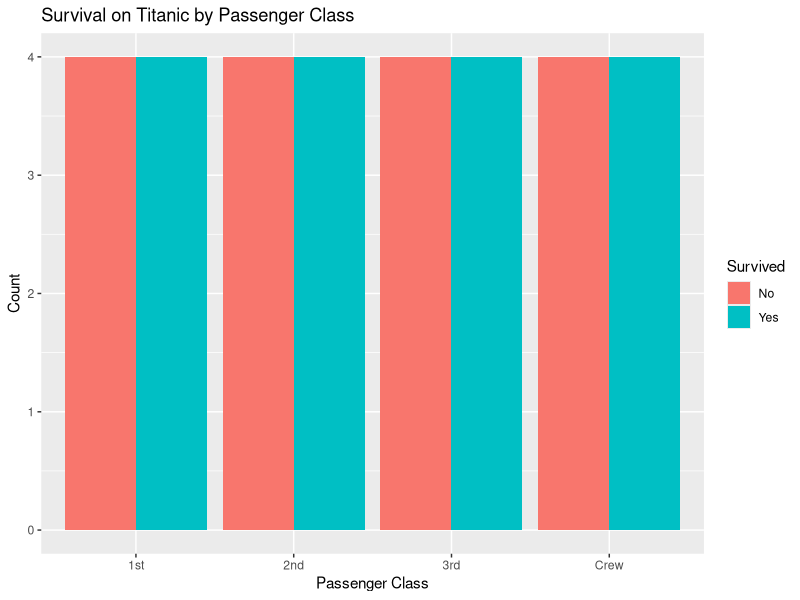
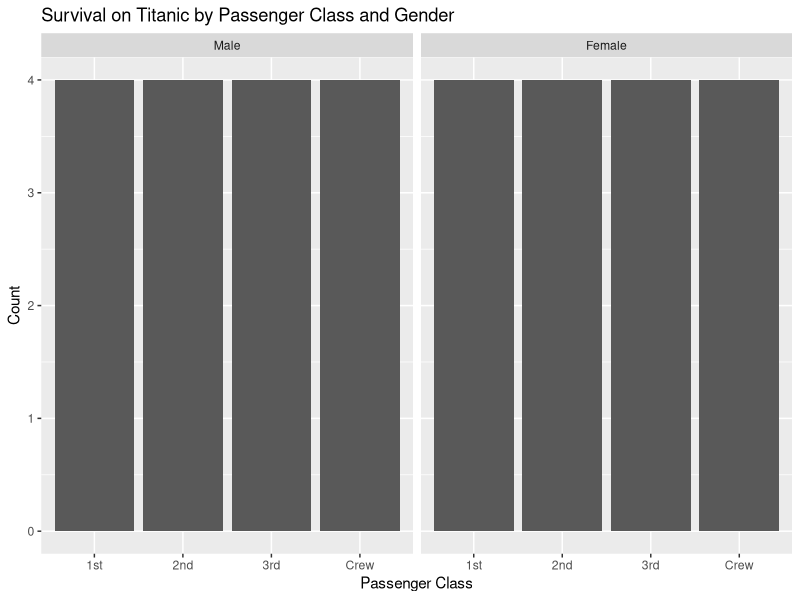
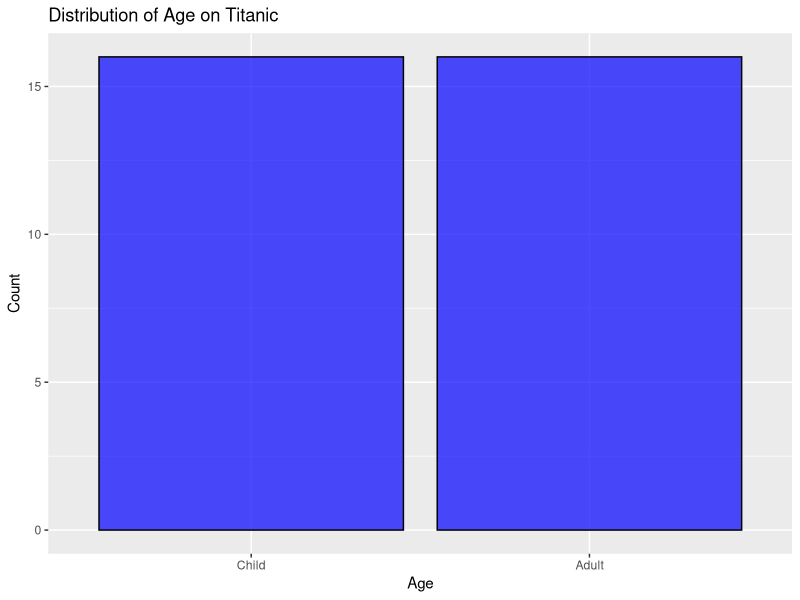

The R script that drew these images, in order:
library(ggplot2)
datatitanic=datasets::Titanic

# Convert the dataset to a data frame
titanic_df <- as.data.frame(datatitanic)
print(titanic_df)

# a. Draw a Bar chart to show details of "Survived" on the Titanic based on passenger Class
bar_chart_class <- ggplot(titanic_df, aes(x = Class, fill = factor(Survived))) +
  geom_bar(position = "dodge", stat = "count") +
  labs(title = "Survival on Titanic by Passenger Class",
       x = "Passenger Class",
       y = "Count",
       fill = "Survived")

print(bar_chart_class)

# b. Modify the above plot based on the gender of people who survived
bar_chart_gender <- ggplot(titanic_df, aes(x = Class, fill = factor(Survived), group = Sex)) +
  geom_bar(position = "dodge", stat = "count") +
  labs(title = "Survival on Titanic by Passenger Class and Gender",
       x = "Passenger Class",
       y = "Count",
       fill = "Survived") +
  facet_grid(.~Sex)

print(bar_chart_gender)

# c. Draw a histogram plot to show the distribution of the feature "Age"
histogram_age <- ggplot(titanic_df, aes(x = Age)) +
  geom_bar(binwidth = 5, fill = "blue", color = "black", alpha = 0.7) +
  labs(title = "Distribution of Age on Titanic",
       x = "Age",
       y = "Count")

print(histogram_age)